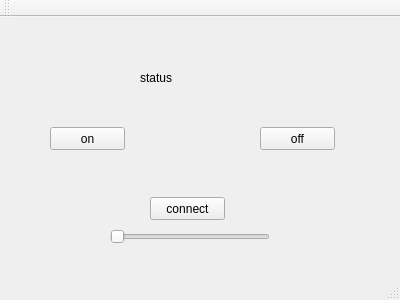
<?xml version="1.0" encoding="UTF-8"?>
<ui version="4.0">
 <class>MainWindow</class>
 <widget class="QMainWindow" name="MainWindow">
  <property name="geometry">
   <rect>
    <x>0</x>
    <y>0</y>
    <width>400</width>
    <height>300</height>
   </rect>
  </property>
  <property name="windowTitle">
   <string>MainWindow</string>
  </property>
  <widget class="QWidget" name="centralWidget">
   <widget class="QPushButton" name="on">
    <property name="geometry">
     <rect>
      <x>50</x>
      <y>110</y>
      <width>75</width>
      <height>23</height>
     </rect>
    </property>
    <property name="text">
     <string>on</string>
    </property>
   </widget>
   <widget class="QPushButton" name="off">
    <property name="geometry">
     <rect>
      <x>260</x>
      <y>110</y>
      <width>75</width>
      <height>23</height>
     </rect>
    </property>
    <property name="text">
     <string>off</string>
    </property>
   </widget>
   <widget class="QLabel" name="status">
    <property name="geometry">
     <rect>
      <x>140</x>
      <y>40</y>
      <width>111</width>
      <height>41</height>
     </rect>
    </property>
    <property name="text">
     <string>status</string>
    </property>
   </widget>
   <widget class="QPushButton" name="connet">
    <property name="geometry">
     <rect>
      <x>150</x>
      <y>180</y>
      <width>75</width>
      <height>23</height>
     </rect>
    </property>
    <property name="text">
     <string>connect</string>
    </property>
   </widget>
   <widget class="QSlider" name="slider">
    <property name="geometry">
     <rect>
      <x>110</x>
      <y>210</y>
      <width>160</width>
      <height>19</height>
     </rect>
    </property>
    <property name="orientation">
     <enum>Qt::Horizontal</enum>
    </property>
   </widget>
  </widget>
  <widget class="QMenuBar" name="menuBar">
   <property name="geometry">
    <rect>
     <x>0</x>
     <y>0</y>
     <width>400</width>
     <height>21</height>
    </rect>
   </property>
  </widget>
  <widget class="QToolBar" name="mainToolBar">
   <attribute name="toolBarArea">
    <enum>TopToolBarArea</enum>
   </attribute>
   <attribute name="toolBarBreak">
    <bool>false</bool>
   </attribute>
  </widget>
  <widget class="QStatusBar" name="statusBar"/>
 </widget>
 <layoutdefault spacing="6" margin="11"/>
 <resources/>
 <connections/>
</ui>
